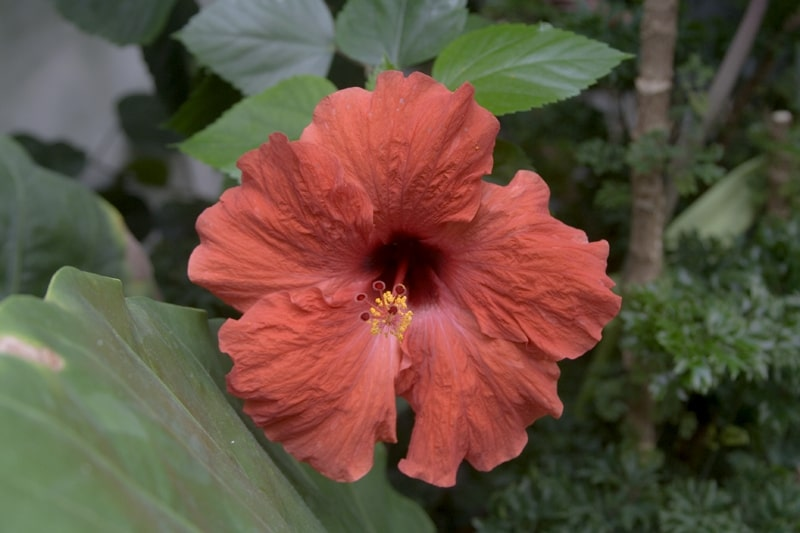
//> input picture openCV/img/CC_src.jpg, 800 x 533 px
$ ./motionDeblur -image=img/CC_src.jpg   (built with g++ and OpenCV 4)
//> lines starting //> are read from the running program, lines starting //| are printed output that depends on the picture; after the words box and inside, x2 and y2 are one past the last pixel; in counts of white or black regions, pixels touching at a corner belong together

#include <iostream>
#include "opencv2/imgproc.hpp"
#include "opencv2/imgcodecs.hpp"

using namespace cv;
using namespace std;

void help();
void calcPSF(Mat& outputImg, Size filterSize, int len, double theta);
void fftshift(const Mat& inputImg, Mat& outputImg);
void filter2DFreq(const Mat& inputImg, Mat& outputImg, const Mat& H);
void calcWnrFilter(const Mat& input_h_PSF, Mat& output_G, double nsr);
void edgetaper(const Mat& inputImg, Mat& outputImg, double gamma = 5.0, double beta = 0.2);

const String keys =
"{help h usage ? |                                  | print this message			}"
"{image          |./img/licenseplate_motion.jpg     | input image name				}"
"{LEN            |125                               | length of a motion			}"
"{THETA          |0                                 | angle of a motion in degrees	}"
"{SNR            |700                               | signal to noise ratio			}"
;

int main(int argc, char **argv)
{
    help();
    CommandLineParser parser(argc, argv, keys);
    if (parser.has("help"))
    {
        parser.printMessage();
        return 0;
    }

    int LEN = parser.get<int>("LEN");
    double THETA = parser.get<double>("THETA");
    int snr = parser.get<int>("SNR");

    if (!parser.check())
    {
        parser.printErrors();
        return 0;
    }

    Mat imgIn;
    imgIn = imread(parser.get<String>("image"), IMREAD_GRAYSCALE);
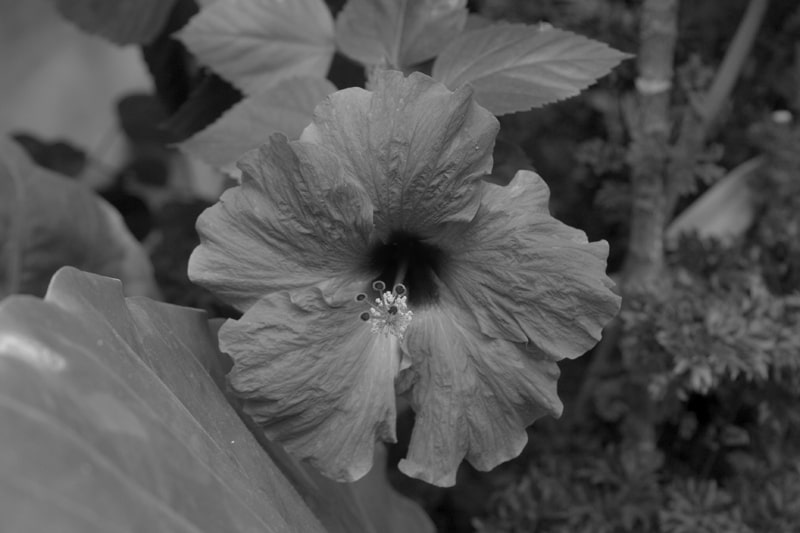
//> imgIn: 533 rows x 800 cols, CV_8UC1; min 0, max 216, mean 84.5
    if (imgIn.empty()) //check whether the image is loaded or not
    {
        cout << "ERROR : Image cannot be loaded..!!" << endl;
        return -1;
    }

    Mat imgOut;

    // it needs to process even image only
    Rect roi = Rect(0, 0, imgIn.cols & -2, imgIn.rows & -2);
//> roi = Rect(0, 0, 800, 532)

    //Hw calculation (start)
    printf("Hw calculation......\n");
    Mat Hw, h;
    calcPSF(h, roi.size(), LEN, THETA);
    calcWnrFilter(h, Hw, 1.0 / double(snr));
    //Hw calculation (stop)

    imgIn.convertTo(imgIn, CV_32F);
    edgetaper(imgIn, imgIn);

    // filtering (start)
    printf("Filtering......\n");
    filter2DFreq(imgIn(roi), imgOut, Hw);
    // filtering (stop)

    imgOut.convertTo(imgOut, CV_8U);
    normalize(imgOut, imgOut, 0, 255, NORM_MINMAX);
    printf("Saving result......\n");
    imshow("Result", imgOut);
    imwrite("result.jpg", imgOut);
    return 0;
}

void help()
{
    cout << "This program demonstrates the use of Wiener filter for out-of-focus image deblurring.\n" << endl;
    cout << "Basically wiener filter is used to produce an estimate of a desired or target random process by \n"
         << "linear time-invariant filtering of an observed noisy process, assuming known stationary signal and noise spectra, and additive noise. \n"
         << "It is also known as the 'blind deconvolution' method.\n" << endl;
    cout << "The Wiener filter minimizes the mean square error between the estimated random process and the desired process.\n" << endl;
}


void calcPSF(Mat& outputImg, Size filterSize, int len, double theta)
{
//> called with filterSize = Size(800, 532), len = 125, theta = 0
    Mat h(filterSize, CV_32F, Scalar(0));
    Point point(filterSize.width / 2, filterSize.height / 2);
//> point = Point(400, 266)
    ellipse(h, point, Size(0, cvRound(float(len) / 2.0)), 90.0 - theta, 0, 360, Scalar(255), FILLED);
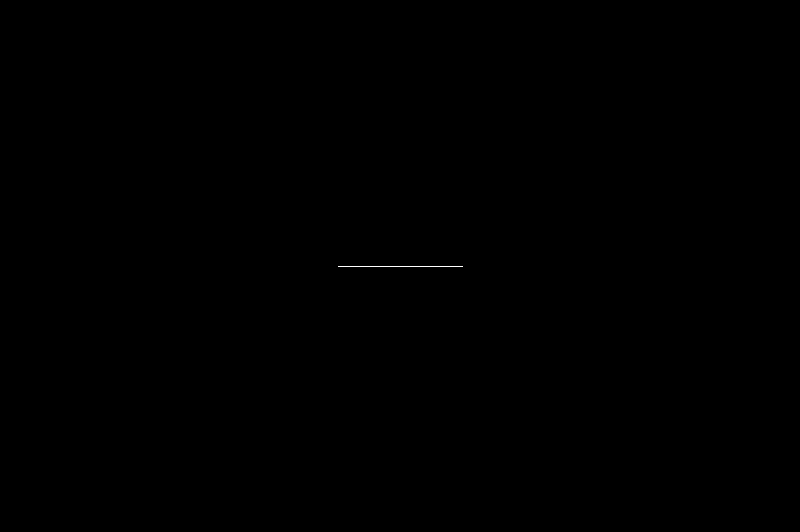
//> h: 532 rows x 800 cols, CV_32FC1; 0.03% white in thin lines or dots, all inside (x1, y1, x2, y2) = (338, 266, 463, 267)
    Scalar summa = sum(h);
//> summa = Scalar(31875)
    outputImg = h / summa[0];
}


void fftshift(const Mat& inputImg, Mat& outputImg)
{
    outputImg = inputImg.clone();
    int cx = outputImg.cols / 2;
//> cx = 400
    int cy = outputImg.rows / 2;
//> cy = 266
    Mat q0(outputImg, Rect(0, 0, cx, cy));
    Mat q1(outputImg, Rect(cx, 0, cx, cy));
    Mat q2(outputImg, Rect(0, cy, cx, cy));
    Mat q3(outputImg, Rect(cx, cy, cx, cy));
    Mat tmp;
    q0.copyTo(tmp);
    q3.copyTo(q0);
    tmp.copyTo(q3);
    q1.copyTo(tmp);
    q2.copyTo(q1);
    tmp.copyTo(q2);
}


void filter2DFreq(const Mat& inputImg, Mat& outputImg, const Mat& H)
{
    Mat planes[2] = { Mat_<float>(inputImg.clone()), Mat::zeros(inputImg.size(), CV_32F) };
    Mat complexI;
    merge(planes, 2, complexI);
    dft(complexI, complexI, DFT_SCALE);

    Mat planesH[2] = { Mat_<float>(H.clone()), Mat::zeros(H.size(), CV_32F) };
    Mat complexH;
    merge(planesH, 2, complexH);
    Mat complexIH;
    mulSpectrums(complexI, complexH, complexIH, 0);

    idft(complexIH, complexIH);
    split(complexIH, planes);
    outputImg = planes[0];
}


void calcWnrFilter(const Mat& input_h_PSF, Mat& output_G, double nsr)
{
    Mat h_PSF_shifted;
    fftshift(input_h_PSF, h_PSF_shifted);
    Mat planes[2] = { Mat_<float>(h_PSF_shifted.clone()), Mat::zeros(h_PSF_shifted.size(), CV_32F) };
    Mat complexI;
    merge(planes, 2, complexI);
    dft(complexI, complexI);
    split(complexI, planes);
    Mat denom;
    pow(abs(planes[0]), 2, denom);
    denom += nsr;
    divide(planes[0], denom, output_G);
}


void edgetaper(const Mat& inputImg, Mat& outputImg, double gamma, double beta)
{
//> called with gamma = 5, beta = 0.2
    int Nx = inputImg.cols;
//> Nx = 800
    int Ny = inputImg.rows;
//> Ny = 533
    Mat w1(1, Nx, CV_32F, Scalar(0));
//> w1 = 800 values from 0 to 0
    Mat w2(Ny, 1, CV_32F, Scalar(0));
//> w2 = 533 values from 0 to 0

    float* p1 = w1.ptr<float>(0);
    float* p2 = w2.ptr<float>(0);
    float dx = float(2.0 * CV_PI / Nx);
    float x = float(-CV_PI);
    for (int i = 0; i < Nx; i++)
    {
        p1[i] = float(0.5 * (tanh((x + gamma / 2) / beta) - tanh((x - gamma / 2) / beta)));
        x += dx;
    }
    float dy = float(2.0 * CV_PI / Ny);
    float y = float(-CV_PI);
    for (int i = 0; i < Ny; i++)
    {
        p2[i] = float(0.5 * (tanh((y + gamma / 2) / beta) - tanh((y - gamma / 2) / beta)));
        y += dy;
    }
    Mat w = w2 * w1;
    multiply(inputImg, w, outputImg);
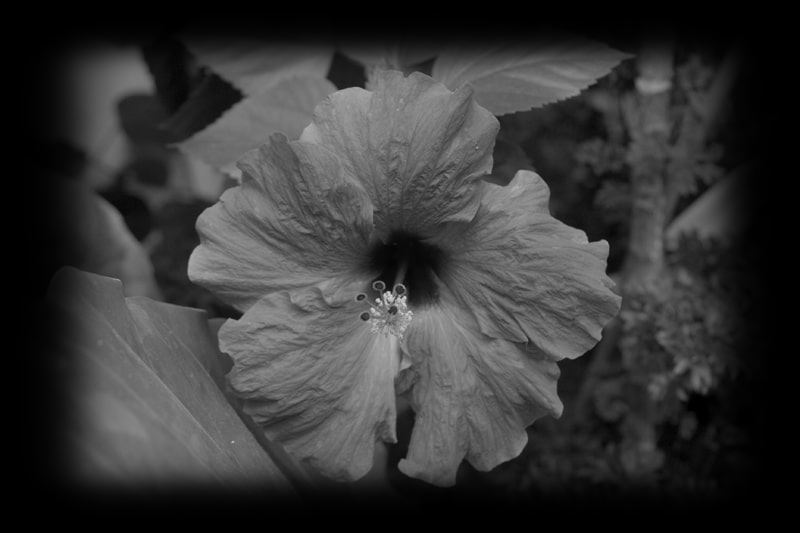
//> inputImg: 533 rows x 800 cols, CV_32FC1; min 0, max 216, mean 54.7
//> in filter2DFreq, `Mat planes[2] = { Mat_<float>(inputImg.clone()), Mat::zeros(inputImg.s..`: planes[1]: 532 rows x 800 cols, CV_32FC1; every value is 0
//> in filter2DFreq, `split(complexIH, planes);`:
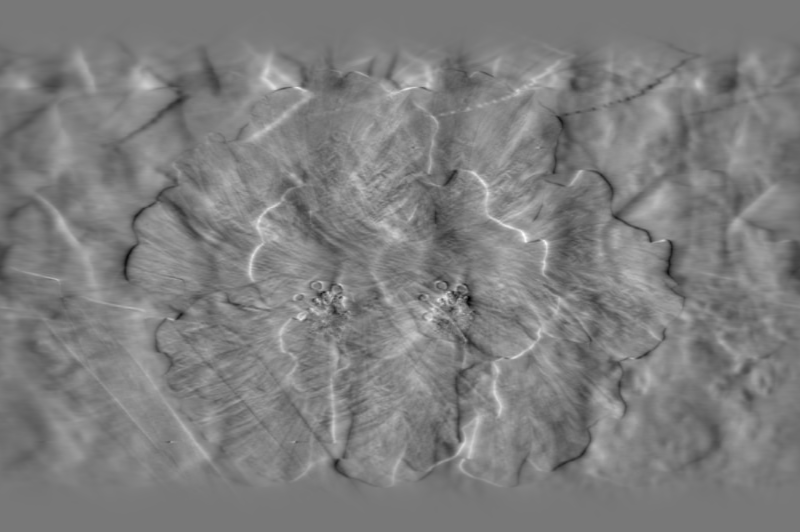
//> planes[0]: 532 rows x 800 cols, CV_32FC1; min -1088.4, max 1216.6, mean 54.8; drawn with min black and max white
//> in filter2DFreq, `split(complexIH, planes);`:
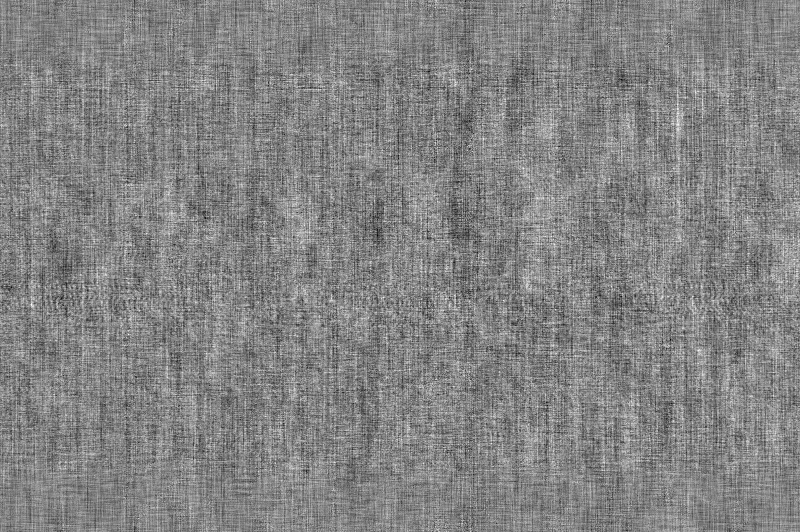
//> planes[1]: 532 rows x 800 cols, CV_32FC1; min -0.000137, max 0.000129, mean -4.38e-15; drawn with min black and max white
//> in main, `imgOut.convertTo(imgOut, CV_8U);`:
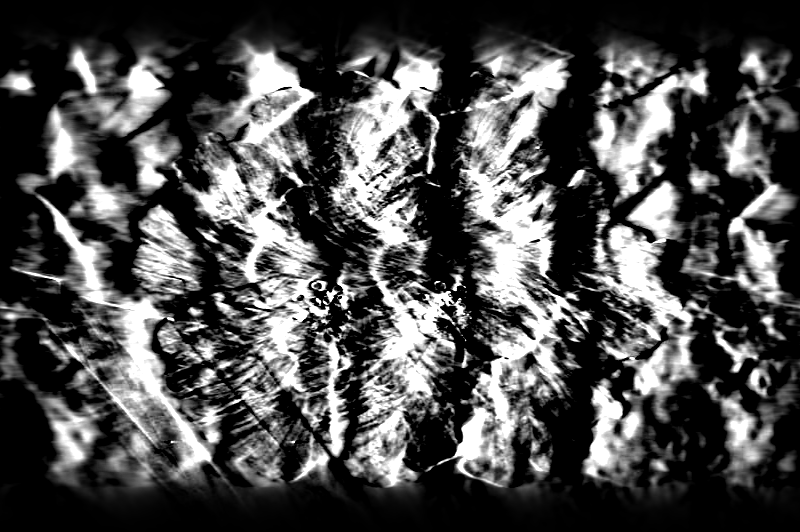
//> imgOut: 532 rows x 800 cols, CV_8UC1; min 0, max 255, mean 76.5
}

$ run again, on openCV/img/MT_dst.jpg
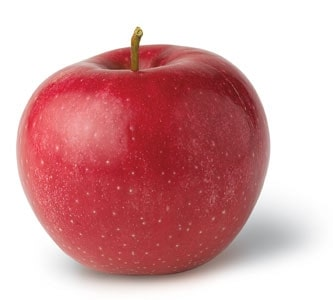
//> input picture openCV/img/MT_dst.jpg, 333 x 300 px
//> h: 300 rows x 332 cols, CV_32FC1; 0.13% white in thin lines or dots, all inside (x1, y1, x2, y2) = (104, 150, 229, 151)
//> in filter2DFreq, `split(complexIH, planes);`:
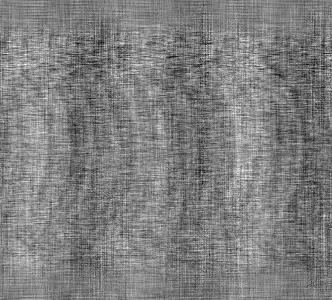
//> planes[1]: 300 rows x 332 cols, CV_32FC1; min -0.000229, max 0.000231, mean -1.4e-13; drawn with min black and max white
//> `imgOut.convertTo(imgOut, CV_8U);`:
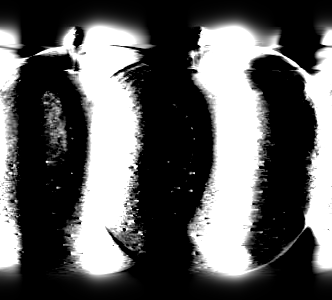
//> imgOut: 300 rows x 332 cols, CV_8UC1; min 0, max 255, mean 93.2
